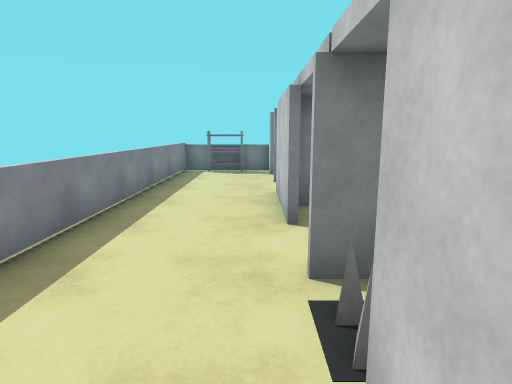
[1] (above)

16 first-person views from a walk through a scene from a Unity 3-D project. The camera is 1.5 m above the floor, tilts 10° down and sees 75° across. The floor is counted in squares, 1 m on a side. Each view is taken from the middle of a square. On the plan, view 1 faces up. The plan holds only what a view shows up to about 15 squares ahead; the rest is blank. The player character is not drawn. Some animated figures are left out. Surface patterns are stand-ins for the level's own textures.

[2]
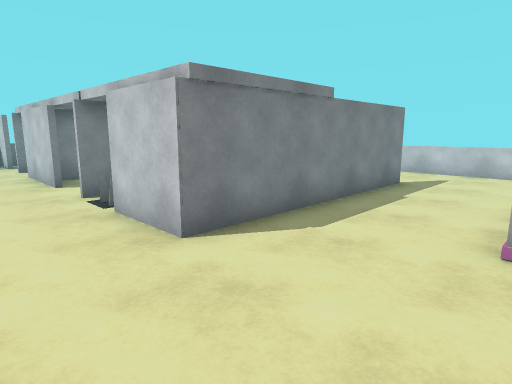

[3]
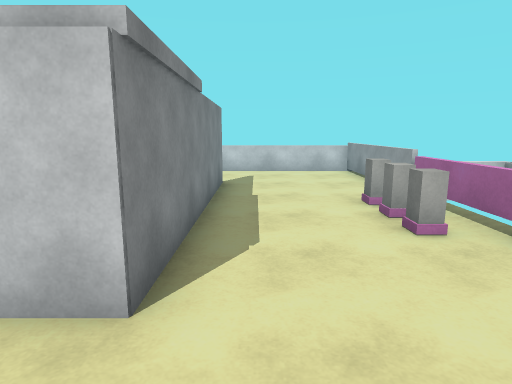

[4]
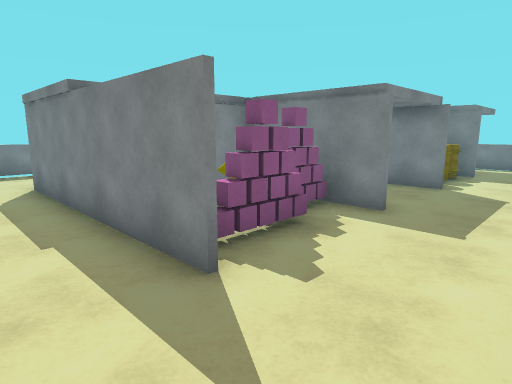

[5]
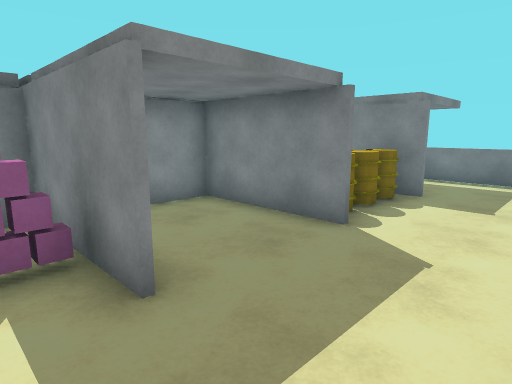

[6]
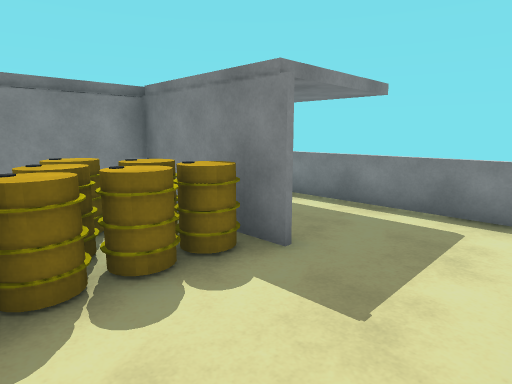

[7]
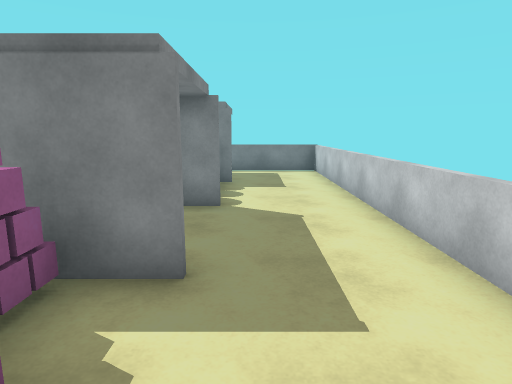

[8]
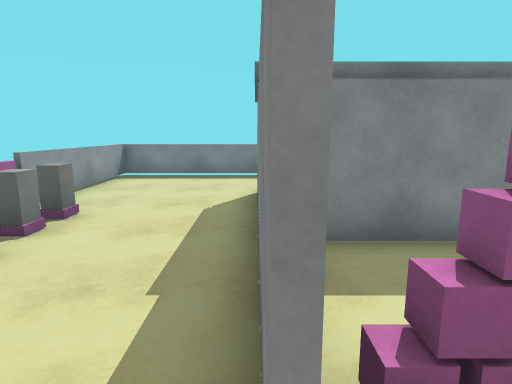

[9]
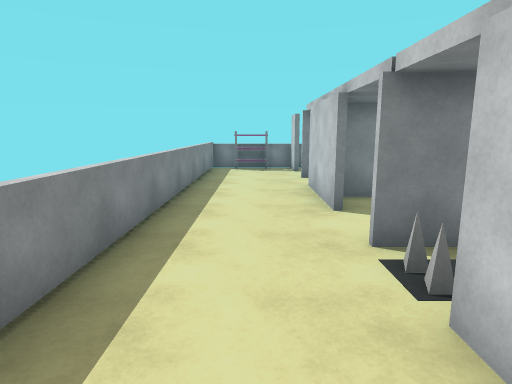

[10]
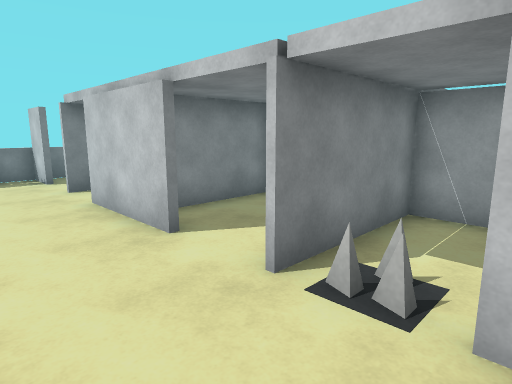

[11]
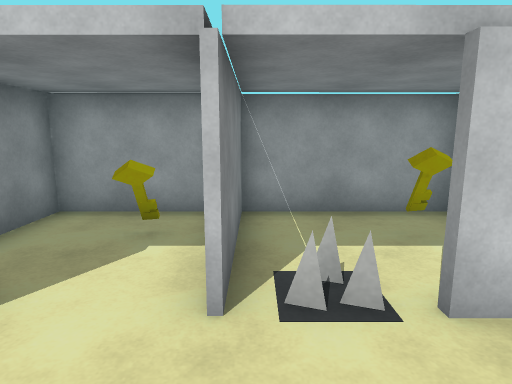

[12]
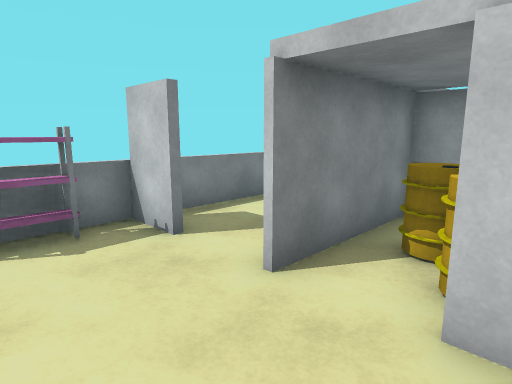

[13]
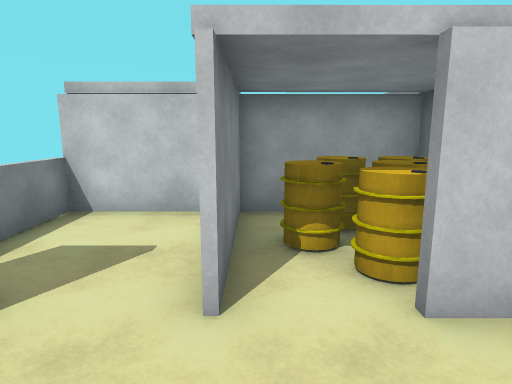

[14]
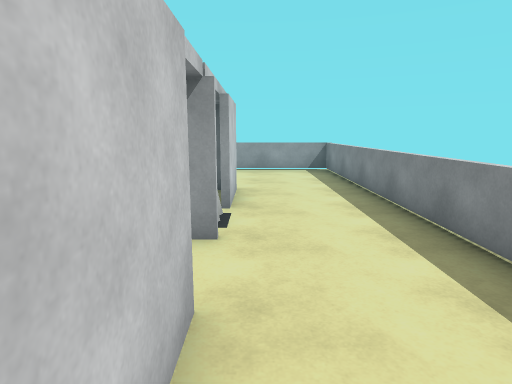

[15]
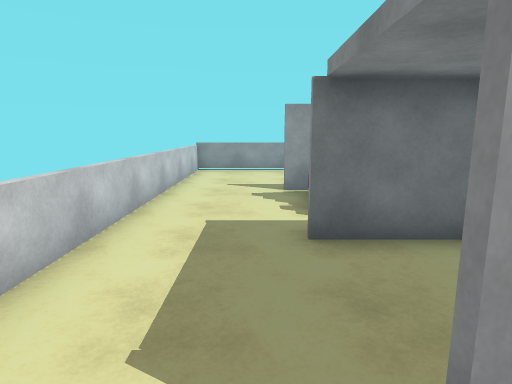

[16]
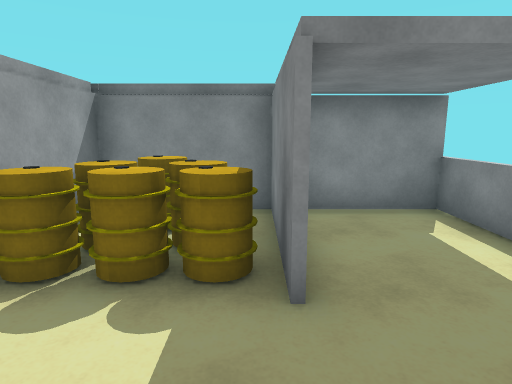

### Floor plan
Points are (right, up) in squares from view 1. A wall is a line through its corners. A room is listed if a view was taken in it or the views show most of it. See-through windows are left out.
Room 1 (views 1, 2, 3, 4, 5, 6, 7, 8, 9, 10, 11, 12, 13, 14, 15, 16)
walls: (4.3, 4) (4.3, 10.4); (4.5, 3.4) (4.5, -0.1); (6, 3.4) (6.6, 3.4); (7.5, 3.4) (8.2, 3.4); (3.9, 7) (8.2, 7); (8.2, 3.3) (4, 3.3); (1.5, 3.3) (0.5, 3.3); (8.4, 6.8) (0.9, 6.8); (0.5, 3.4) (1, 3.4); (0.5, 5.4) (0.5, 8.6); (7.5, -0.8) (8.2, -0.8); (8.2, -1) (0.5, -1) (0.5, 1.5); (4.5, 10.4) (4.5, 5.2); (6.6, 10.3) (0.5, 10.3); (4.3, 11) (4.3, 13.8); (0.5, 12.2) (0.5, 13.6); (5.8, -5.7) (11.4, -5.7); (4.5, 13.8) (4.5, 11); (-2.9, 13.6) (-2.9, -5.7) (2.5, -5.7)
low walls: (0.5, 13.6) (-2.9, 13.6); (11.4, -5.7) (11.4, 13.6) (0.9, 13.6)
objects: rack (-2, 13) to (-1, 13); other object (1, 2); other object (3, -8) to (6, -5); key (3, 5); barrel (5, 8) to (5, 9); other object (6, 1) to (6, 2); barrel (6, 8) to (7, 8); barrel (6, 9) to (7, 9); cube (7, 0) to (8, 0); cube (7, 1); other object (7, 2); barrel (7, 10) to (8, 10); cube (8, 1); barrel (8, 8); barrel (8, 9)
Room 2 (no view inside)
walls: (4.3, -0.8) (4.3, 3.4); (4, 3.3) (1.5, 3.3)
objects: key (2, 1) to (3, 1)

Positions as (right, up) in squares from view 1, and headings:
1: (0, 0), facing up
2: (-2, -5), facing up-right
3: (-2, -2), facing right
4: (11, -3), facing up-left
5: (11, 2), facing up-left
6: (11, 7), facing up-left
7: (9, 0), facing up
8: (9, -1), facing left
9: (-1, -1), facing up
10: (-2, 1), facing up-right
11: (-2, 3), facing right
12: (-2, 8), facing up-right
13: (-2, 10), facing right
14: (0, 8), facing down
15: (9, 8), facing down
16: (11, 10), facing left
